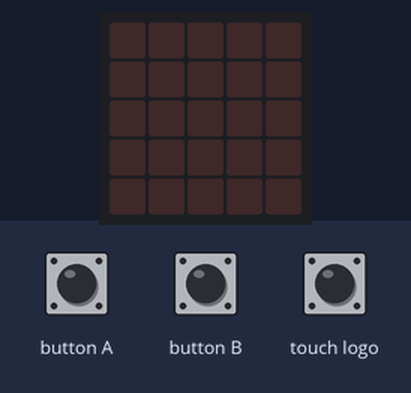
Bench run of a program on a simulated BBC micro:bit (MakeCode). On the bench: the board's 5×5 LED display. The inputs (shaded band) are chosen by the test bench.

Above: at 1.2 s.
1.3 s: button A pressed for 0.15 s
At 2.6 s:
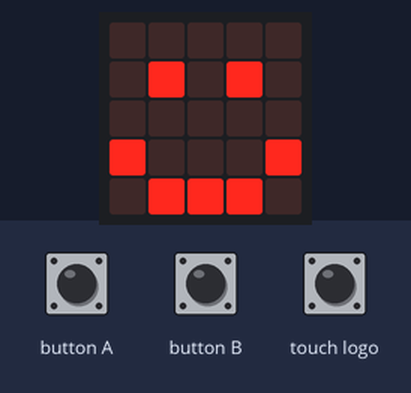
2.9 s: button B pressed for 0.15 s
At 4.0 s:
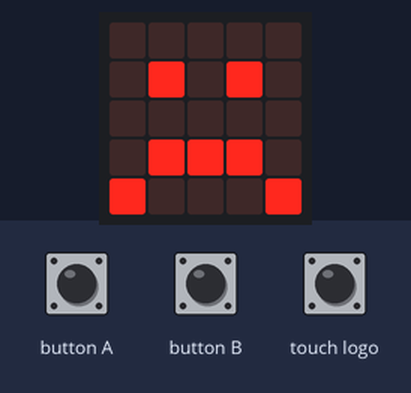
4.5 s: touch logo pressed for 0.15 s
At 5.2 s:
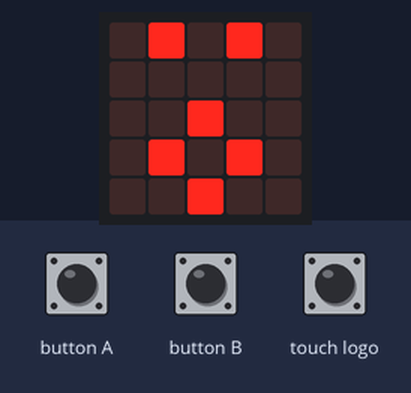
Timing chart, 0 to 7.5 s (numbered marks = the images above; inputs shaded):
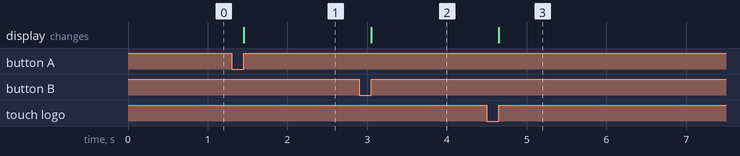

Measured:
- after the input at 1.3 s, the display: changes after 0.15 s (image 1)
- after the input at 2.9 s, the display: changes after 0.15 s (image 2)
- after the input at 4.5 s, the display: changes after 0.15 s (image 3)

The program:

main.ts
```typescript
input.onButtonPressed(Button.A, function () {
    basic.showLeds(`
        . . . . .
        . # . # .
        . . . . .
        # . . . #
        . # # # .
        `)
})
input.onButtonPressed(Button.B, function () {
    basic.showLeds(`
        . . . . .
        . # . # .
        . . . . .
        . # # # .
        # . . . #
        `)
})
input.onLogoEvent(TouchButtonEvent.Pressed, function () {
    basic.showLeds(`
        . # . # .
        . . . . .
        . . # . .
        . # . # .
        . . # . .
        `)
})
```

test.ts
```typescript
// les tests vont ici ; cela ne sera pas compilé si ce paquet est utilisé en tant qu'extension.
```
